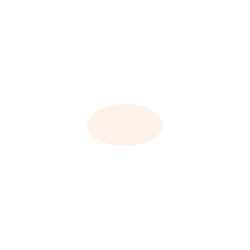
Frame 1 (no input)
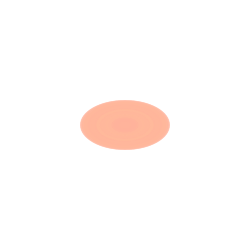
Frame 60 (the mouse pressed at the canvas centre just before this capture)
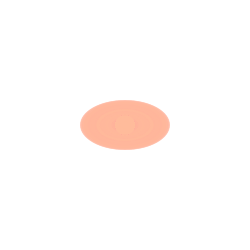
Frame 120 (the mouse held since frame 60 and released just before this capture)

The Processing sketch that drew these frames (run headless with seeded random() and noise(); from frame 60 on, the mouse is pressed at the canvas centre):

// Processing sketch: processing_85822
// ── processing_85822.pde

int counter;

void setup() {  //setup function called initially, only once
  size(250, 250);
  background(255);  //set background white
  colorMode(HSB);   //set colors to Hue, Saturation, Brightness mode
  counter = 0;
}

void draw() {  //draw function loops 
  counter++;
  noStroke();
  fill(random(22),100,255,50);
  
  if(mousePressed == true) { //add some interaction
    ellipse(mouseX, mouseY, 20, 20);
  }
  else {
    ellipse(width/2, height/2, 90*sin(counter), 50*sin(counter));
  }
}
